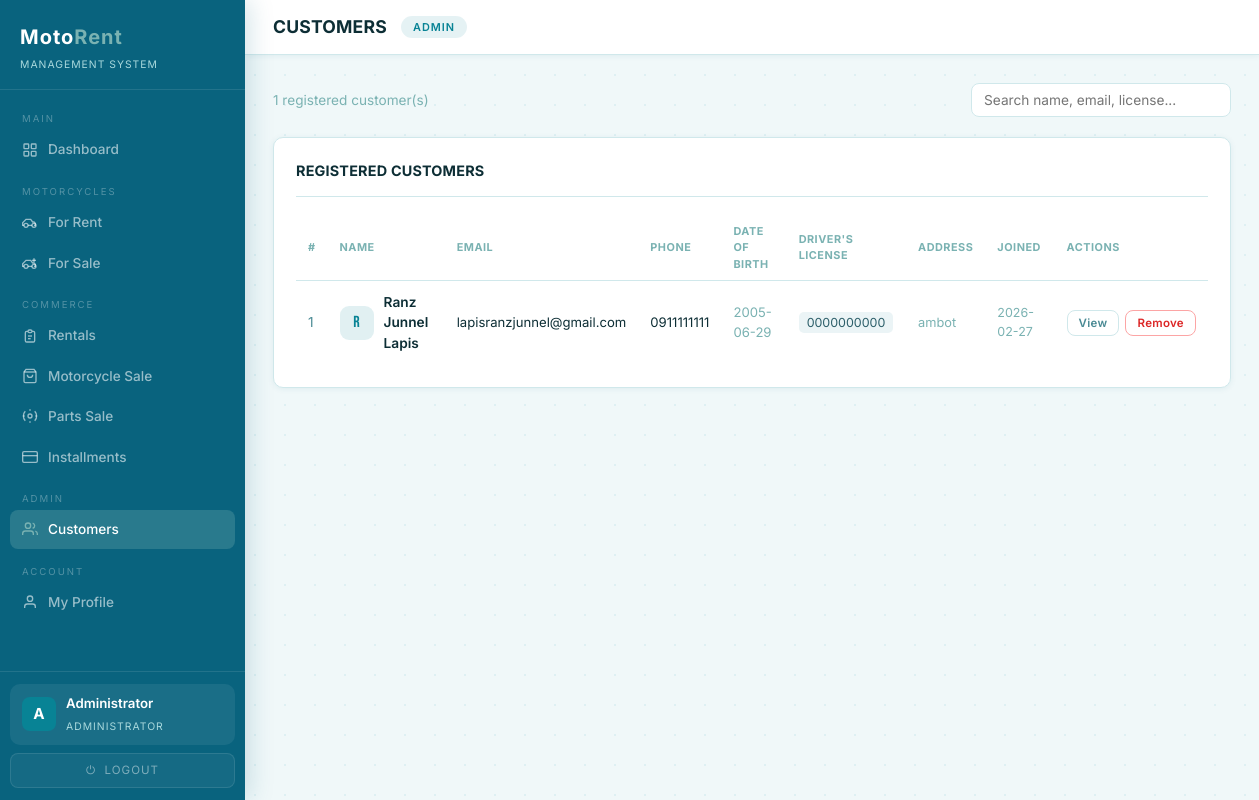
The app's page /customers (signed in) with its own data.
### tables this page shows
CREATE TABLE customers (
            id           INTEGER PRIMARY KEY AUTOINCREMENT,
            firstname    VARCHAR(50)  NOT NULL,
            lastname     VARCHAR(50)  NOT NULL,
            email        VARCHAR(100) UNIQUE NOT NULL,
            phone        VARCHAR(20)  NOT NULL,
            birthdate    DATE         NOT NULL,
            address      TEXT         NOT NULL,
            license_no   VARCHAR(50)  UNIQUE NOT NULL,
            password     VARCHAR(255) NOT NULL,
            created_at   TIMESTAMP DEFAULT CURRENT_TIMESTAMP
        );

### app.py (the view)
@app.route('/customers')
@admin_required
def customers():
    search = request.args.get('search', '')
    all_customers = get_all_customers()
    if search:
        s = search.lower()
        all_customers = [c for c in all_customers
                         if s in c['firstname'].lower() or s in c['lastname'].lower()
                         or s in c['email'].lower() or s in c['license_no'].lower()]
    return render_template('customers.html', customers=all_customers,
                           role=session.get('role'), search=search)

### app.py (called while the page is built)
def is_logged_in(): return 'user_id' in session

def is_admin(): return session.get('role') in ('admin', 'superadmin')

def admin_required(f):
    from functools import wraps
    @wraps(f)
    def decorated(*args, **kwargs):
        if not is_logged_in():
            flash('Please log in first.', 'error')
            return redirect(url_for('login'))
        if not is_admin():
            return redirect(url_for('portal'))
        return f(*args, **kwargs)
    return decorated

### dbhelper.py (called while the page is built)
def connect():
    base_path = os.path.dirname(os.path.abspath(__file__))
    db_path   = os.path.join(base_path, "motorent.db")
    conn      = sqlite3.connect(db_path)
    conn.row_factory = sqlite3.Row
    return conn

def _fetchall(sql, params=()):
    conn = connect(); cur = conn.cursor()
    try:
        cur.execute(sql, params); return cur.fetchall()
    finally:
        conn.close()

def get_all_customers():          return _fetchall("SELECT * FROM customers ORDER BY lastname")

### templates/customers.html (shortened to what this page needs)
{% extends "base.html" %}
{% block page_title %}CUSTOMERS{% endblock %}
{% block content %}
<div class="customers-header">
  <span style="font-size:0.85rem;color:var(--muted);">
    {{ customers | length }} registered customer(s)
  </span>
  <div style="display:flex;gap:12px;align-items:center;">
    <input class="filter-input" id="cust-search"
           placeholder="Search name, email, license..."
           oninput="filterCustomerRows()"
           style="width:260px;"/>
  </div>
</div>
<div class="panel">
  <div class="panel-header">
    <div class="panel-title">REGISTERED CUSTOMERS</div>
  </div>
  <div class="table-wrap">
    <table>
      <thead>
        <tr>
          <th>#</th>
          <th>Name</th>
          <th>Email</th>
          <th>Phone</th>
          <th>Date of Birth</th>
          <th>Driver's License</th>
          <th>Address</th>
          <th>Joined</th>
          <th>Actions</th>
        </tr>
      </thead>
      <tbody>
        {% for c in customers %}
        <tr data-name="{{ c.firstname }} {{ c.lastname }}"
            data-idno="{{ c.license_no }}"
            data-email="{{ c.email }}">
          <td style="color:var(--muted2);">{{ loop.index }}</td>
          <td>
            <div style="display:flex;align-items:center;gap:10px;">
              <div style="width:34px;height:34px;border-radius:9px;
                          background:rgba(8,131,149,0.12);
                          display:flex;align-items:center;justify-content:center;
                          font-family:'Bebas Neue',sans-serif;font-size:1rem;
                          color:var(--accent);flex-shrink:0;">
                {{ c.firstname[0].upper() }}
              </div>
              <div>
                <div style="font-weight:600;">{{ c.firstname }} {{ c.lastname }}</div>
              </div>
            </div>
          </td>
          <td style="font-size:0.82rem;">{{ c.email }}</td>
          <td style="font-size:0.82rem;">{{ c.phone }}</td>
          <td style="font-size:0.82rem;color:var(--muted);">{{ c.birthdate or '—' }}</td>
          <td>
            <span style="font-size:0.78rem;background:#EBF4F6;padding:3px 8px;border-radius:5px;color:var(--text2);">
              {{ c.license_no }}
            </span>
          </td>
          <td style="font-size:0.8rem;color:var(--muted);max-width:160px;">
            {{ c.address or '—' }}
          </td>
          <td style="font-size:0.78rem;color:var(--muted);">
            {{ c.created_at[:10] if c.created_at else '—' }}
          </td>
          <td>
            <div style="display:flex;gap:6px;flex-wrap:nowrap;">
              <button class="btn btn-outline btn-sm"
                      onclick="viewCustomerActivity({{ c.id }}, '{{ c.firstname }} {{ c.lastname }}')">
                View
              </button>
              <button class="btn btn-danger btn-sm"
                      onclick="confirmDeleteCustomer({{ c.id }})">Remove</button>
            </div>
          </td>
        </tr>
        {% else %}
        <tr>
       <td colspan="9" style="text-align:center;color:var(--muted);padding:32px;">
            No customers registered yet.
          </td>
        </tr>
        {% endfor %}
      </tbody>
    </table>
  </div>
</div>
{% endblock %}

### static/style.css (style rules this page uses)
:root { --accent: #088395; --accent2: #7AB2B2; --accent-dark: #09637E; --accent-glow: rgba(8, 131, 149, 0.12); --bg: #f0f8f9; --surface: #ffffff; --surface2: #f4fafa; --surface3: #EBF4F6; --border: #d0e8eb; --border2: #b0d4d8; --text: #0d2e35; --text2: #2d5f6a; --muted: #7AB2B2; --muted2: #4a8a94; --sidebar-bg: #09637E; --sidebar-w: 245px; --radius: 10px; --radius-lg: 14px; --shadow-sm: 0 1px 6px rgba(9, 99, 126, 0.08); --shadow-md: 0 4px 20px rgba(9, 99, 126, 0.12); --shadow-lg: 0 8px 40px rgba(9, 99, 126, 0.16); }
*, *::before, *::after { box-sizing: border-box; margin: 0; padding: 0; }
html { scroll-behavior: smooth; }
body { font-family: 'Inter', sans-serif; background: var(--bg); color: var(--text); min-height: 100vh; font-size: 14px; line-height: 1.5; }
button { font-family: inherit; cursor: pointer; }
input, select, textarea { font-family: inherit; }
body::before { content: ''; position: fixed; inset: 0; background-image: radial-gradient(circle, #c8e8ec 1px, transparent 1px); background-size: 30px 30px; pointer-events: none; z-index: 0; opacity: 0.45; }
.btn { display: inline-block; padding: 9px 18px; font-size: 0.8rem; font-weight: 600; letter-spacing: 0.3px; border: none; border-radius: 8px; cursor: pointer; transition: all 0.15s; text-align: center; white-space: nowrap; }
.btn-outline { background: transparent; border: 1.5px solid var(--border); color: var(--muted2); }
.btn-danger { background: transparent; border: 1.5px solid #fca5a5; color: #dc2626; }
.btn-sm { padding: 5px 11px; font-size: 0.72rem; }
.app-body { display: flex; min-height: 100vh; }
.panel { background: var(--surface); border: 1px solid var(--border); border-radius: var(--radius); padding: 22px; box-shadow: var(--shadow-sm); }
.panel-header { display: flex; align-items: center; justify-content: space-between; margin-bottom: 18px; padding-bottom: 14px; border-bottom: 1px solid var(--border); }
.panel-title { font-size: 0.9rem; font-weight: 700; color: var(--text); letter-spacing: 0.2px; }
.table-wrap { overflow-x: auto; }
table { width: 100%; border-collapse: collapse; }
th { text-align: left; font-size: 0.68rem; font-weight: 700; letter-spacing: 0.5px; text-transform: uppercase; color: var(--muted); padding: 8px 12px; border-bottom: 1px solid var(--border); }
td { padding: 11px 12px; font-size: 0.855rem; border-bottom: 1px solid #e8f4f6; }
tr:last-child td { border-bottom: none; }
.filter-input { background: var(--surface); border: 1.5px solid var(--border); color: var(--text); padding: 8px 12px; font-size: 0.855rem; outline: none; border-radius: 8px; min-width: 150px; font-family: 'Inter', sans-serif; }
.customers-header { display: flex; align-items: center; justify-content: space-between; flex-wrap: wrap; gap: 12px; margin-bottom: 20px; }

### records on screen
customers: firstname "R", firstname "Ranz Junnel", lastname "Lapis", email "lapisranzjunnel@gmail.com", phone "0911111111", birthdate "2005-06-29", license_no "0000000000", address "ambot", created_at "2026-02-27"

### other values on screen
{{ session.get('user_name', 'U')[0].upper() }} "A"
{{ session.get('user_name', 'Admin') }} "Administrator"
{{ customers | length }} "1"
